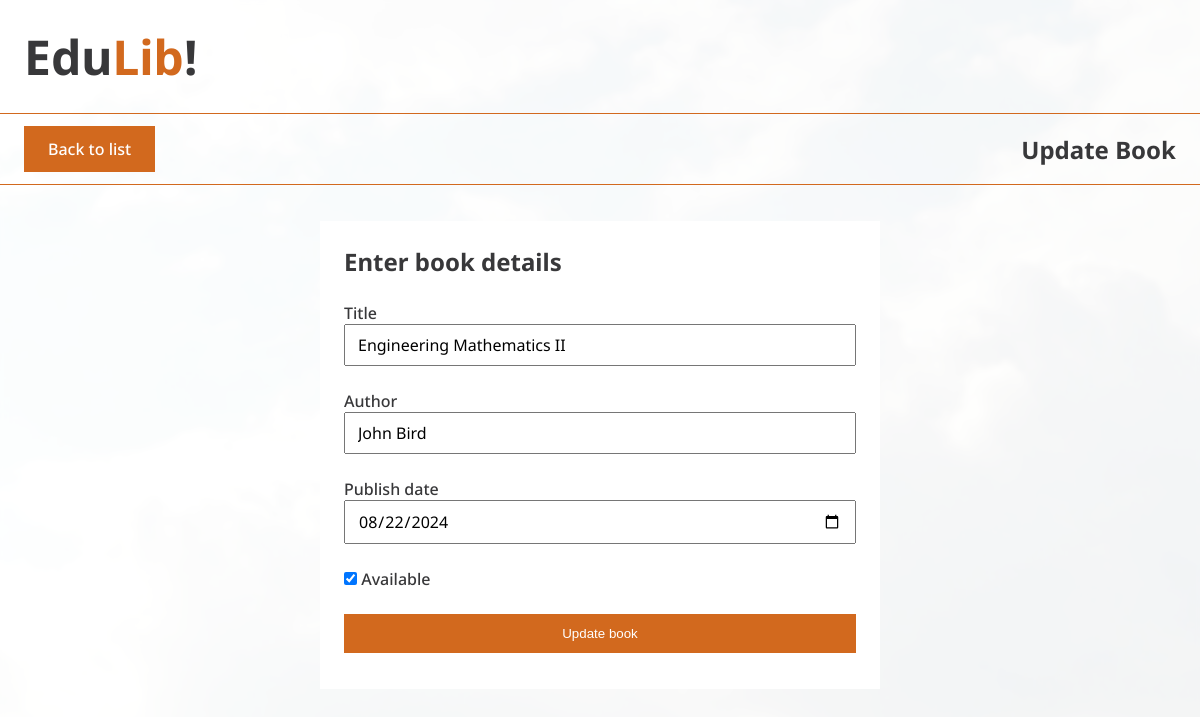
The app's page /update-book/5/ with its own data.
### books/models.py (models this page shows)
class Book(models.Model):
  title = models.CharField(max_length=100)
  author = models.CharField(max_length=100)
  publish_date = models.DateField(verbose_name = "Publish date")
  availability = models.BooleanField(default=True)

### books/views.py (the view)
# urls.py: path('update-book/<int:book_id>/', views.update_book, name='updateBook'),
def update_book(request, book_id):
  book = Book.objects.get(id=book_id)
  if (request.method == 'POST'):
    form = BookForm(request.POST, instance=book)
    form.save()
    messages.success(request, "Book details updated successfully")
    return redirect('books')
  else:
    form = BookForm(instance=book)
  return render(request, "update_book.html", {"form": form, "book_id":book.id})

### books/forms.py
class BookForm(forms.ModelForm):
  class Meta:
    model = Book
    fields = ['title', 'author', 'publish_date', 'availability']
    labels = {
      'publish_date': 'Publish date'
    }

### books/templates/update_book.html (shortened to what this page needs)
{% extends "layout.html" %}
{% block cotent %}
  <div class="banner">
    <a class="btn" href="{% url 'books' %}">Back to list</a>
    <h2>Update Book</h2>
  </div>
  <div>
    <form action="{% url 'updateBook' book_id %}" method="POST">
      <h2>Enter book details</h2>
      <div>
        <label>Title</label>
        <input type="text" name="title" class="input" value="{{ form.title.value }}" required />
      </div>
      <div>
        <label>Author</label>
        <input type="text" name="author" class="input" value="{{ form.author.value }}" required />
      </div>
      <div>
        <label>Publish date </label>
        <input type="date" name="publish_date" class="input" {% if form.publish_date.value %}value="{{ form.publish_date.value|date:'Y-m-d' }}"{% endif %} required />
      </div>
      <div>
        <input type="checkbox" name="availability" id="available" {{ form.availability.value|yesno:"checked,off" }} />
        <label for="available">Available</label>
      </div>
      <div>
        <button class="btn">Update book</button>
      </div>
    </form>
  </div>
{% endblock %}

### books/templates/update_book.html (style rules this page uses)
form { max-width: 560px; margin: auto; display: flex; flex-direction: column; gap: 24px; background-color: white; padding: 24px; }
form .input { display: block; width: 100%; padding: 8px 12px; font-size: inherit; font-family: inherit; outline: none; }
button.btn { width: 100%; justify-content: center; cursor: pointer; outline: none; border: none; margin-bottom: 12px; }

### records on screen
Book: title "Engineering Mathematics II", author "John Bird", publish_date "08/22/2024"
